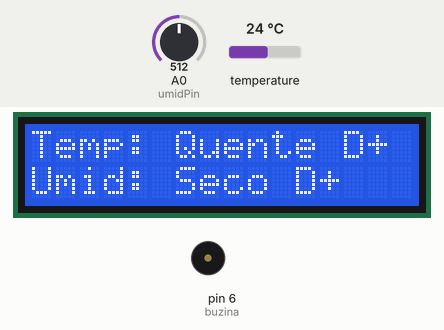
Simulated run of this sketch. Board: Arduino Nano, built with avr-gcc and run on an emulated ATmega328P. On the bench: 16×2 character LCD, buzzer (waves = sounding, pin HIGH). The test bench sets the inputs (shaded band); at power-on: A0 (umidPin) = 512, temperature 24 °C.

Above: at 4.2 s.
4.3 s: A0 (umidPin) set to 753
7.2 s: A0 (umidPin) set to 784
At 9.3 s:
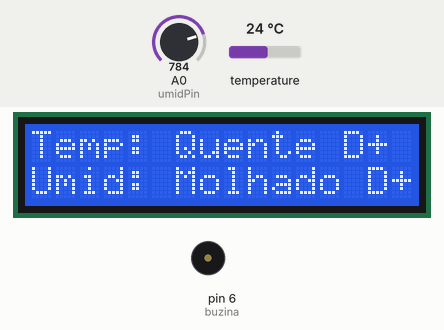
10.1 s: A0 (umidPin) set to 716
At 12.3 s:
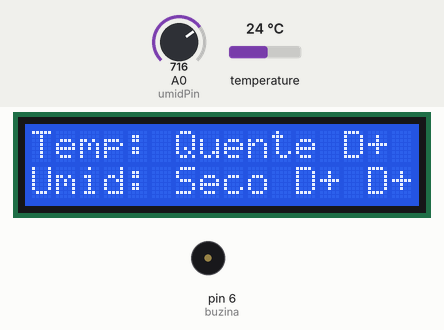
13.4 s: A0 (umidPin) set to 900
At 15.5 s:
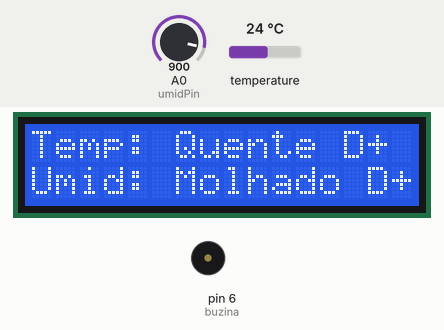
16.3 s: A0 (umidPin) set to 511
At 17.5 s:
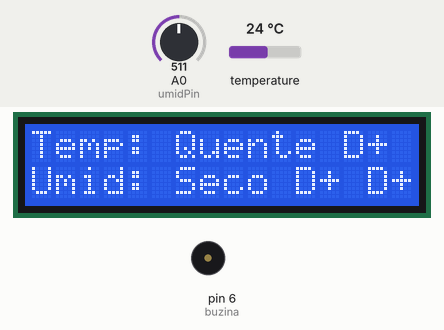
Timing chart, 0 to 19.3 s (numbered marks = the images above; inputs shaded):
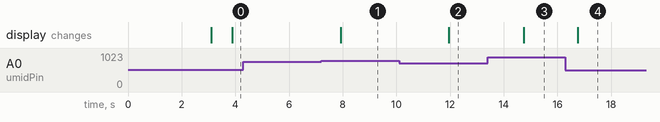

The sketch:

sketch.ino
```cpp
#include <Wire.h>
#include <LiquidCrystal_I2C.h>
#include <DallasTemperature.h>

#define ONE_WIRE_BUS 5
LiquidCrystal_I2C lcd (0x27, 16, 2);

OneWire oneWire(ONE_WIRE_BUS);
DallasTemperature sensors(&oneWire);

int tempLimit = 35;
int limiarSeco = 25.5;
int umidPin = A0;
int buzina = 6;

const int numReadings = 10;
float readings[numReadings];
int readIndex = 0;
float total = 0;
float average = 0;

void setup() {
  Serial.begin(9600);
  pinMode(buzina, OUTPUT);

  lcd.init();
  lcd.backlight();

  lcd.setCursor(0, 0);
  lcd.print("   SmartCrop");
  lcd.setCursor(0, 1);
  lcd.print("Futuro no Campo");
  delay(3000);
  lcd.clear();

  for (int i = 0; i < numReadings; i++) {
    readings[i] = 0;
  }
}

void loop() {
  total = total - readings[readIndex];

  sensors.requestTemperatures();
  readings[readIndex] = sensors.getTempCByIndex(0);

  total = total + readings[readIndex];

  readIndex = readIndex + 1;

  if (readIndex >= numReadings) {
    readIndex = 0;
  }

  average = total / numReadings;

  lcd.setCursor(0, 0);
  lcd.print("Temp: ");

  if (average > tempLimit) {
    lcd.setCursor(6, 0);
    lcd.print("Frio D+");
    delay(2000);
    tone(buzina, 523, 110);
    delay(110);
    tone(buzina, 659, 110);
    delay(110);
    tone(buzina, 784, 110);
    delay(110);
  }
  else {
    lcd.setCursor(6, 0);
    lcd.print("Quente D+");
  }

  for(int i = 0; i < 5; i++) {
    int umidValor = analogRead(umidPin);
    umidValor = map(umidValor, 1023, 0, 0, 100);

    lcd.setCursor(0, 1);
    lcd.print("Umid: ");

    if (umidValor < limiarSeco) {
      lcd.setCursor(6, 1);
      lcd.print("Molhado D+");
      delay(2000);
    }
    else {
      lcd.setCursor(6, 1);
      lcd.print("Seco D+");
      delay(2000);
    }
  }
}
```

Measured:
- the behaviour switches between 767 and 768 on A0 (umidPin) (found by bisection; images 0 and 1)
- after the input at 4.3 s, every drawn part: stays the same
- after the input at 7.2 s, the display: changes after 0.72 s (image 1)
- after the input at 10.1 s, the display: changes after 1.8 s (image 2)
- after the input at 13.4 s, the display: changes after 1.3 s (image 3)
- after the input at 16.3 s, the display: changes after 0.46 s (image 4)
